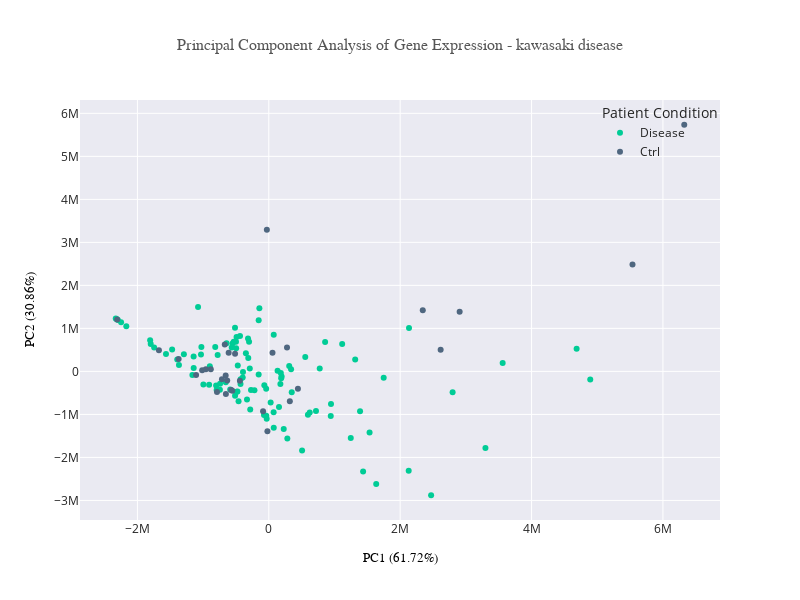

The notebook cell saved with this chart:
### Markdown cell above
PCA is a statistical tool described in my other projects (cf CPV4.0 & [Wiki](https://en.wikipedia.org/wiki/Principal_component_analysis)).

### Code cell
# Perform PCA
sc.pp.pca(dds)
X_pca = dds.obsm['X_pca']
explained_variance_ratio = dds.uns['pca']['variance_ratio']

# Create axis labels with explained variance percentages
x_label = f"PC1 ({explained_variance_ratio[0]*100:.2f}%)"
y_label = f"PC2 ({explained_variance_ratio[1]*100:.2f}%)"

# Create DataFrame for plotting
pca_df = pd.DataFrame(X_pca[:,:2], columns=['PC1', 'PC2'])

# Add condition information
pca_df['Condition'] = dds.obs.values.flatten()

# Define color scheme
color_map_patients = {
    'Kawa': '#FF881F',    # Orange for Kawasaki
    'Ctrl': '#4F6780'     # Blue for Control
}

# Create PCA plot
pca_plot = px.scatter(pca_df, 
    x='PC1', 
    y='PC2',
    color='Condition',
    color_discrete_map=color_map_patients,
    title='Principal Component Analysis of Gene Expression'
)

# Update layout
pca_plot.update_layout(
    title={'text': 'Principal Component Analysis of Gene Expression - '  + disease + ' disease',
           'x': 0.5,
           'xanchor': 'center',
           'font': {'size': 16, 'color': '#555555', 'family': 'Poppins'}},
    xaxis_title={'text': x_label,
                 'standoff': 16,
                 'font': {'family': 'Poppins', 'size': 13, 'color': 'black'}},
    yaxis_title={'text': y_label,
                 'standoff': 16,
                 'font': {'family': 'Poppins', 'size': 13, 'color': 'black'}},
    template="seaborn",
    width=800,
    height=600,
    legend=dict(
        x=1, 
        y=1,
        xanchor='right',
        yanchor='top',
        bgcolor='rgba(255, 255, 255, 0)'  # Transparent background
    ),
    legend_title_text='Patient Condition'
)

# Optional: Add sample labels
if len(pca_df) <= 50:  # Only add labels if there aren't too many points
    for idx, row in pca_df.iterrows():
        pca_plot.add_annotation(
            x=row['PC1'],
            y=row['PC2'],
            text=idx,
            showarrow=False,
            font=dict(size=8),
            xshift=5,
            yshift=5
        )

# Show plot
pca_plot.show()

# Print explained variance ratios
print("\nExplained variance ratios:")
for i, var in enumerate(explained_variance_ratio[:5]):
    print(f"PC{i+1}: {var*100:.2f}%")

# Optional: Calculate and print group separations
pc1_stats = pca_df.groupby('Condition')['PC1'].agg(['mean', 'std'])
pc2_stats = pca_df.groupby('Condition')['PC2'].agg(['mean', 'std'])
print("\nGroup statistics:")
print("\nPC1 statistics by group:")
print(pc1_stats)
print("\nPC2 statistics by group:")
print(pc2_stats)

### Figure 1 — Plotly figure (JSON) as saved in the notebook; plotly's stock layout.template omitted (floating-point values rounded to 4 significant figures)
{"data": [{"hovertemplate": "Condition=Disease<br>PC1=%{x}<br>PC2=%{y}<extra></extra>", "legendgroup": "Disease", "marker": {"color": "#00cc96", "symbol": "circle"}, "mode": "markers", "name": "Disease", "orientation": "v", "showlegend": true, "type": "scatter", "x": [-460400.0, -643286, -1797000.0, 857400.0, -438100.0, 2471000.0, -1565000.0, -513500.0, -1026000.0, 943400.0, 339400.0, 195400.0, -551400.0, -1077000.0, -2330000.0, -815500.0, -1144000.0, -564500.0, -499500.0, -289361, -2248000.0, 775300.0, -487900.0, 3560000.0, 946934, -282700.0, 1248000.0, -430600.0, -73050.0, 188700.0, -1143000.0, -534400.0, -897500.0, -143500.0, 1534000.0, 133900.0, 183300.0, 2135000.0, 1635214, -271000.0, 155300.0, 73560.0, -1472000.0, -497200.0, 555200.0, -472300.0, -1163000.0, 3298000.0, -778400.0, 2798000.0, -153900.0, -428500.0, -476900.0, -1367686, -802000.0, -39770.0, 1749000.0, -744100.0, -38600.0, 506800.0, 28210.0, 1389000.0, 349200.0, 1116991, 4894000.0, -300400.0, 75370.0, -67890.0, 310700.0, -1032000.0, -348800.0, 718300.0, -1745000.0, -32030.0, -491000.0, -654900.0, -312500.0, -2169000.0, -742200.0, -331600.0, -392900.0, -1806000.0, -2317000.0, 623200.0, -1293000.0, 75260.0, -587500.0, -218400.0, -908200.0, 1315000.0, -1394000.0, 176600.0, 227400.0, 282300.0, -793900.0, 2130000.0, 1436000.0, 595400.0, 4686000.0, -996000.0, -154300.0, -2297207, -316300.0, -514500.0, -397100.0], "xaxis": "x", "y": [-694388, 657000.0, 639744, 683900.0, 825000.0, -2880000.0, 402400.0, -568400.0, 565200.0, -1039000.0, 51600.0, -120300.0, 647200.0, 1498000.0, 1232000.0, 564500.0, 345600.0, 555400.0, 691500.0, 65490.0, 1141000.0, 69750.0, -475100.0, 195600.0, -756100.0, -888600.0, -1549000.0, -291300.0, -1012727, -162000.0, 79680.0, 688200.0, 118100.0, 1470000.0, -1420000.0, 16200.0, -34390.0, 1012000.0, -2617000.0, -435000.0, -829800.0, -949300.0, 510500.0, 539000.0, 335700.0, 137400.0, -81650.0, -1784000.0, 378800.0, -486400.0, 1187000.0, -183100.0, -467900.0, 147400.0, -327800.0, -404700.0, -147200.0, -426500.0, -1033000.0, -1836000.0, -720400.0, -928200.0, -486000.0, 637500.0, -190400.0, 689000.0, -1311000.0, -321700.0, 127529, 392800.0, 423500.0, -917900.0, 557200.0, -1102000.0, 799100.0, -253800.0, 314000.0, 1051000.0, -289700.0, -651800.0, -11510.0, 727100.0, 1216000.0, -955900.0, 399700.0, 852500.0, -421116, -435600.0, -309500.0, 274100.0, 277900.0, -293400.0, -1338441, -1559000.0, -434900.0, -2310000.0, -2326918, -1005000.0, 526100.0, -306300.0, -72710.0, 1197000.0, 762400.0, 1018000.0, -139700.0], "yaxis": "y"}, {"hovertemplate": "Condition=Ctrl<br>PC1=%{x}<br>PC2=%{y}<extra></extra>", "legendgroup": "Ctrl", "marker": {"color": "#4F6780", "symbol": "circle"}, "mode": "markers", "name": "Ctrl", "orientation": "v", "showlegend": true, "type": "scatter", "x": [-611000.0, -1673000.0, 5536772, -555300.0, -440000.0, 443400.0, -2309000.0, 320300.0, -1107000.0, -656600.0, -882700.0, -653000.0, 6324608, 2344000.0, -20920.0, -86910.0, -713000.0, -958300.0, -670200.0, 2616000.0, 277200.0, -788700.0, -633100.0, 2905000.0, -1373000.0, -29530.0, 56460.0, -1014000.0, -572100.0, -513611], "xaxis": "x", "y": [435700.0, 491400.0, 2483000.0, -451700.0, -216100.0, -403100.0, 1208000.0, -692100.0, -82680.0, -98210.0, 48670.0, -523900.0, 5735000.0, 1424000.0, -1392717, -926000.0, -180800.0, 49960.0, 625500.0, 501700.0, 557241, -480800.0, -211700.0, 1386082, 291089, 3291203, 430900.0, 24640.0, -431600.0, 408300.0], "yaxis": "y"}], "layout": {"height": 600, "legend": {"bgcolor": "rgba(255, 255, 255, 0)", "title": {"text": "Patient Condition"}, "tracegroupgap": 0, "x": 1, "xanchor": "right", "y": 1, "yanchor": "top"}, "title": {"font": {"color": "#555555", "family": "Poppins", "size": 16}, "text": "Principal Component Analysis of Gene Expression - kawasaki disease", "x": 0.5, "xanchor": "center"}, "width": 800, "xaxis": {"anchor": "y", "domain": [0, 1], "title": {"font": {"color": "black", "family": "Poppins", "size": 13}, "standoff": 16, "text": "PC1 (61.72%)"}}, "yaxis": {"anchor": "x", "domain": [0, 1], "title": {"font": {"color": "black", "family": "Poppins", "size": 13}, "standoff": 16, "text": "PC2 (30.86%)"}}}}
